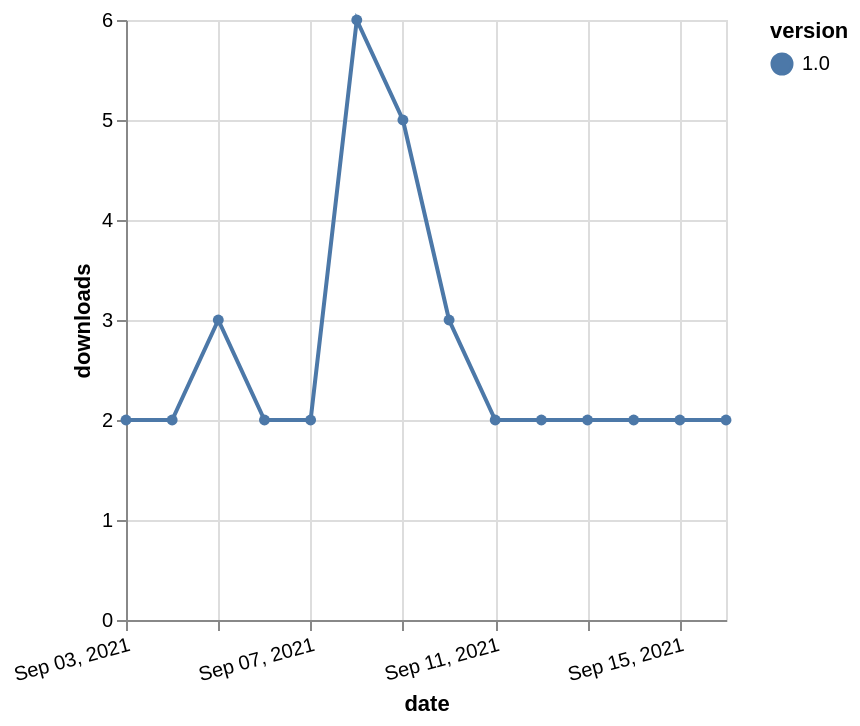

Write the Vega-Lite specification saved for this chart.
### Vega-Lite specification from a JSON file in a GitHub repository (floating-point values rounded to 4 significant figures)
{"$schema": "https://vega.github.io/schema/vega-lite/v5.json", "description": "A simple bar chart with embedded data.", "data": {"values": [{"date": "2021-09-03", "total": 5148, "delta": 2, "version": "1.0"}, {"date": "2021-09-04", "total": 5150, "delta": 2, "version": "1.0"}, {"date": "2021-09-05", "total": 5153, "delta": 3, "version": "1.0"}, {"date": "2021-09-06", "total": 5155, "delta": 2, "version": "1.0"}, {"date": "2021-09-07", "total": 5157, "delta": 2, "version": "1.0"}, {"date": "2021-09-08", "total": 5163, "delta": 6, "version": "1.0"}, {"date": "2021-09-09", "total": 5168, "delta": 5, "version": "1.0"}, {"date": "2021-09-10", "total": 5171, "delta": 3, "version": "1.0"}, {"date": "2021-09-11", "total": 5173, "delta": 2, "version": "1.0"}, {"date": "2021-09-12", "total": 5175, "delta": 2, "version": "1.0"}, {"date": "2021-09-13", "total": 5177, "delta": 2, "version": "1.0"}, {"date": "2021-09-14", "total": 5179, "delta": 2, "version": "1.0"}, {"date": "2021-09-15", "total": 5181, "delta": 2, "version": "1.0"}, {"date": "2021-09-16", "total": 5183, "delta": 2, "version": "1.0"}]}, "width": "container", "mark": {"type": "line", "point": {"filled": true}}, "encoding": {"x": {"field": "date", "type": "temporal", "timeUnit": "yearmonthdate", "title": "date", "axis": {"labelAngle": -15}}, "y": {"field": "delta", "type": "quantitative", "title": "downloads"}, "color": {"field": "version", "type": "nominal"}, "tooltip": {"field": "delta"}}}
